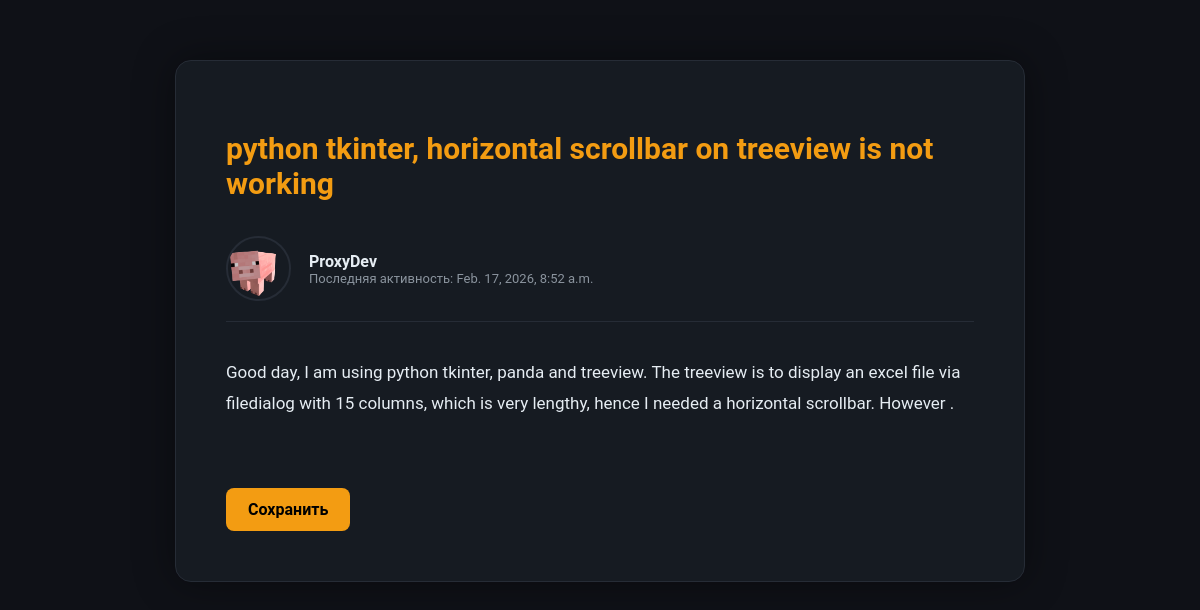
/post/2 (signed in), run on the app's committed database.
### CodeSearchApp/models.py (models this page shows)
class Post(models.Model):
    author = models.ForeignKey(User, on_delete=models.CASCADE)
    title = models.CharField(max_length=85)
    text = models.TextField()
    date = models.DateTimeField(auto_now_add=True)
    image = models.ImageField(upload_to='media/post_image', blank=True)
    stack = models.CharField(max_length=40, default='python')
    saved_by = models.ManyToManyField(User, related_name='saved_posts', blank=True)

class ProfilePage(models.Model):
    username = models.CharField(max_length = 50)
    avatar = models.ImageField(upload_to='media/user_avatar')
    aboutme = models.TextField(blank=True)
    age = models.IntegerField(default=0, blank=True)
    last_activity = models.DateTimeField(default=timezone.now)

### CodeSearchApp/views.py (the view)
# urls.py: path('post/<str:post_id>', views.post_view, name='post'),
def post_view(request, post_id):
   post = get_object_or_404(Post, id=post_id)
   profile = ProfilePage.objects.get(username=request.user.username)
   context = {
        'post': post,
        'profile': profile,
    }
   return render(request, 'post.html', context)

### CodeSearchApp/templates/post.html (shortened to what this page needs)
<!DOCTYPE html>
<html lang="en">
<head>
</head>
<body>
    <main>
    <div class="post-card">
        <h1 class="post-title">{{ post.title }}</h1>
        <div class="author-section">
            <img src="{{ profile.avatar.url }}" alt="">
            <div class="author-info">
                <span class="author-name">{{ post.author }}</span>
                <span class="author-status">
                    Последняя активность: {{ profile.last_activity }}
                </span>
            </div>
        </div>
        <div class="post-text">
            {{ post.text }}
        </div>
        {% if user.is_authenticated %}
            {% if user in post.saved_by.all %}
                <a href="{% url 'save_post' post.id %}" class="save-btn">Убрать из избранного</a>
            {% else %}
                <a href="{% url 'save_post' post.id %}"" class="save-btn">Сохранить</a>
            {% endif %}
        {% else %}
        <a href="{% url 'login' %}" class="save-btn'">Войдите, чтобы сохнанить</a>
        {% endif %}
    </div>
</main>
</body>
</html>

### CodeSearchApp/templates/post.html (style rules this page uses)
:root { --bg: #0f1117; --card: #161b22; --border: #262c36; --text: #e6edf3; --muted: #8b949e; --accent: #f39c12; --accent-hover: #00bfff; }
* { box-sizing: border-box; }
body { margin: 0; font-family: "Roboto", sans-serif; background: var(--bg); color: var(--text); }
main { display: flex; justify-content: center; padding: 60px 20px; }
.post-card { width: 850px; background: var(--card); border: 1px solid var(--border); border-radius: 16px; padding: 50px; box-shadow: 0 0 40px rgba(0,0,0,0.4); }
.post-title { font-size: 30px; font-weight: 700; color: var(--accent); margin-bottom: 35px; }
.author-section { display: flex; align-items: center; gap: 18px; margin-bottom: 35px; padding-bottom: 20px; border-bottom: 1px solid var(--border); }
.author-section img { width: 65px; height: 65px; border-radius: 50%; object-fit: cover; border: 2px solid var(--border); }
.author-info { display: flex; flex-direction: column; }
.author-name { font-weight: 600; font-size: 16px; }
.author-status { font-size: 13px; color: var(--muted); }
.post-text { font-size: 17px; line-height: 1.8; margin-bottom: 35px; }
.save-btn { display: inline-block; margin-top: 35px; padding: 12px 22px; border-radius: 8px; background: var(--accent); color: black; text-decoration: none; font-weight: 600; transition: .3s; }

### data on the page
Post: title "python tkinter, horizontal scrollbar on treeview is not working", author "ProxyDev", text "Good day, I am using python tkinter, panda and treeview. The treeview is to display an excel file via filedialog with 15 columns, which is very lengthy, hence I needed a horizontal scrollbar. However ."
ProfilePage: avatar (placeholder picture), last_activity "Feb. 17, 2026, 8:52 a.m."
